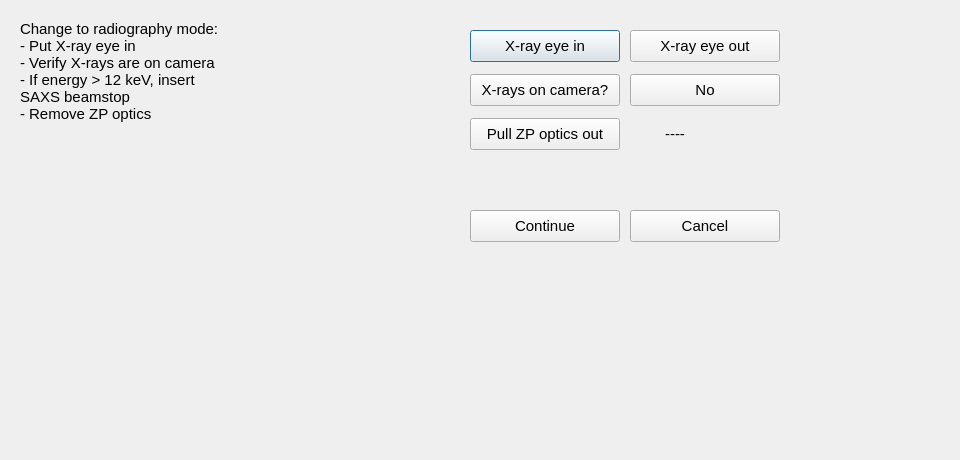
<?xml version="1.0" encoding="UTF-8"?>
<ui version="4.0">
 <class>SampleAlignmentDialog</class>
 <widget class="QDialog" name="SampleAlignmentDialog">
  <property name="geometry">
   <rect>
    <x>0</x>
    <y>0</y>
    <width>960</width>
    <height>460</height>
   </rect>
  </property>
  <property name="font">
   <font>
    <pointsize>11</pointsize>
   </font>
  </property>
  <property name="windowTitle">
   <string>Sample Alignment</string>
  </property>
  <widget class="QStackedWidget" name="stackedWidget">
   <property name="geometry">
    <rect>
     <x>10</x>
     <y>10</y>
     <width>940</width>
     <height>440</height>
    </rect>
   </property>
   <property name="font">
    <font>
     <pointsize>11</pointsize>
    </font>
   </property>
   <property name="currentIndex">
    <number>0</number>
   </property>

   <!-- ============ page 0: check radiography mode ============ -->
   <widget class="QWidget" name="page_radiography">
    <widget class="QLabel" name="lb_radio_instructions">
     <property name="geometry">
      <rect>
       <x>10</x>
       <y>10</y>
       <width>420</width>
       <height>220</height>
      </rect>
     </property>
     <property name="alignment">
      <set>Qt::AlignLeading|Qt::AlignLeft|Qt::AlignTop</set>
     </property>
     <property name="wordWrap">
      <bool>true</bool>
     </property>
     <property name="text">
      <string>Change to radiography mode:
- Put X-ray eye in
- Verify X-rays are on camera
- If energy &gt; 12 keV, insert
SAXS beamstop
- Remove ZP optics</string>
     </property>
    </widget>
    <widget class="QPushButton" name="pb_eye_in">
     <property name="geometry">
      <rect>
       <x>460</x>
       <y>20</y>
       <width>150</width>
       <height>32</height>
      </rect>
     </property>
     <property name="toolTip">
      <string>Insert the X-ray eye into the beam.</string>
     </property>
     <property name="text">
      <string>X-ray eye in</string>
     </property>
    </widget>
    <widget class="QPushButton" name="pb_eye_out">
     <property name="geometry">
      <rect>
       <x>620</x>
       <y>20</y>
       <width>150</width>
       <height>32</height>
      </rect>
     </property>
     <property name="toolTip">
      <string>Retract the X-ray eye out of the beam.</string>
     </property>
     <property name="text">
      <string>X-ray eye out</string>
     </property>
    </widget>
    <widget class="QPushButton" name="pb_xrays_ok">
     <property name="geometry">
      <rect>
       <x>460</x>
       <y>64</y>
       <width>150</width>
       <height>32</height>
      </rect>
     </property>
     <property name="toolTip">
      <string>Confirm X-rays are visible on the camera. Unlocks the rest of this page.</string>
     </property>
     <property name="text">
      <string>X-rays on camera?</string>
     </property>
    </widget>
    <widget class="QPushButton" name="pb_xrays_no">
     <property name="geometry">
      <rect>
       <x>620</x>
       <y>64</y>
       <width>150</width>
       <height>32</height>
      </rect>
     </property>
     <property name="toolTip">
      <string>No X-rays on the camera - show troubleshooting steps.</string>
     </property>
     <property name="text">
      <string>No</string>
     </property>
    </widget>
    <widget class="QPushButton" name="pb_zp_out">
     <property name="geometry">
      <rect>
       <x>460</x>
       <y>108</y>
       <width>150</width>
       <height>32</height>
      </rect>
     </property>
     <property name="toolTip">
      <string>Move the zone plate optics to their saved Out position.</string>
     </property>
     <property name="text">
      <string>Pull ZP optics out</string>
     </property>
    </widget>
    <widget class="QLabel" name="lb_zp_status">
     <property name="geometry">
      <rect>
       <x>620</x>
       <y>108</y>
       <width>90</width>
       <height>32</height>
      </rect>
     </property>
     <property name="alignment">
      <set>Qt::AlignCenter</set>
     </property>
     <property name="text">
      <string>----</string>
     </property>
    </widget>
    <widget class="QLabel" name="lb_zp_note">
     <property name="geometry">
      <rect>
       <x>460</x>
       <y>146</y>
       <width>440</width>
       <height>44</height>
      </rect>
     </property>
     <property name="alignment">
      <set>Qt::AlignLeading|Qt::AlignLeft|Qt::AlignTop</set>
     </property>
     <property name="wordWrap">
      <bool>true</bool>
     </property>
     <property name="text">
      <string/>
     </property>
    </widget>
    <widget class="QPushButton" name="pb_radio_continue">
     <property name="geometry">
      <rect>
       <x>460</x>
       <y>200</y>
       <width>150</width>
       <height>32</height>
      </rect>
     </property>
     <property name="text">
      <string>Continue</string>
     </property>
    </widget>
    <widget class="QPushButton" name="pb_radio_cancel">
     <property name="geometry">
      <rect>
       <x>620</x>
       <y>200</y>
       <width>150</width>
       <height>32</height>
      </rect>
     </property>
     <property name="toolTip">
      <string>Abandon the alignment and close this window.</string>
     </property>
     <property name="text">
      <string>Cancel</string>
     </property>
    </widget>
   </widget>

   <!-- ============ page 1: check movement safe ============ -->
   <widget class="QWidget" name="page_movement_safe">
    <widget class="QLabel" name="lb_movesafe_title">
     <property name="geometry">
      <rect>
       <x>10</x>
       <y>10</y>
       <width>700</width>
       <height>48</height>
      </rect>
     </property>
     <property name="alignment">
      <set>Qt::AlignLeading|Qt::AlignLeft|Qt::AlignTop</set>
     </property>
     <property name="wordWrap">
      <bool>true</bool>
     </property>
     <property name="text">
      <string>Check that moving the sample will not crash anything!
Move vertical and horizontal at least once.</string>
     </property>
    </widget>
    <widget class="QWidget" name="container_rows_movesafe" native="true">
     <property name="geometry">
      <rect>
       <x>10</x>
       <y>66</y>
       <width>281</width>
       <height>175</height>
      </rect>
     </property>
     <property name="font">
      <font>
       <pointsize>11</pointsize>
      </font>
     </property>
    </widget>
    <widget class="QLabel" name="lb_movesafe_question">
     <property name="geometry">
      <rect>
       <x>10</x>
       <y>252</y>
       <width>420</width>
       <height>24</height>
      </rect>
     </property>
     <property name="toolTip">
      <string>Fresh starts generally only happen at the beginning of an experiment</string>
     </property>
     <property name="text">
      <string>Is this a fresh start or a sample change?</string>
     </property>
    </widget>
    <widget class="QPushButton" name="pb_fresh_start">
     <property name="geometry">
      <rect>
       <x>10</x>
       <y>284</y>
       <width>150</width>
       <height>32</height>
      </rect>
     </property>
     <property name="text">
      <string>Fresh start</string>
     </property>
    </widget>
    <widget class="QPushButton" name="pb_sample_change">
     <property name="geometry">
      <rect>
       <x>170</x>
       <y>284</y>
       <width>150</width>
       <height>32</height>
      </rect>
     </property>
     <property name="text">
      <string>Sample change</string>
     </property>
    </widget>
    <widget class="QPushButton" name="pb_movesafe_cancel">
     <property name="geometry">
      <rect>
       <x>330</x>
       <y>284</y>
       <width>110</width>
       <height>32</height>
      </rect>
     </property>
     <property name="toolTip">
      <string>Abandon the alignment and close this window.</string>
     </property>
     <property name="text">
      <string>Cancel</string>
     </property>
    </widget>
   </widget>

   <!-- ============ page 2: roughly find sample center ============ -->
   <widget class="QWidget" name="page_rough_center">
    <widget class="QLabel" name="lb_rough_title">
     <property name="geometry">
      <rect>
       <x>10</x>
       <y>10</y>
       <width>760</width>
       <height>70</height>
      </rect>
     </property>
     <property name="alignment">
      <set>Qt::AlignLeading|Qt::AlignLeft|Qt::AlignTop</set>
     </property>
     <property name="wordWrap">
      <bool>true</bool>
     </property>
     <property name="text">
      <string>Now roughly find a sample position to align on:
- If the center of rotation is set, only use trans1/trans2!
- If the center of rotation is not set, set X to ~1.3 mm</string>
     </property>
    </widget>
    <widget class="QWidget" name="container_rows_rough" native="true">
     <property name="geometry">
      <rect>
       <x>10</x>
       <y>88</y>
       <width>371</width>
       <height>175</height>
      </rect>
     </property>
     <property name="font">
      <font>
       <pointsize>11</pointsize>
      </font>
     </property>
    </widget>
    <widget class="QPushButton" name="pb_rough_continue">
     <property name="geometry">
      <rect>
       <x>10</x>
       <y>274</y>
       <width>150</width>
       <height>32</height>
      </rect>
     </property>
     <property name="text">
      <string>Continue</string>
     </property>
    </widget>
    <widget class="QPushButton" name="pb_rough_cancel">
     <property name="geometry">
      <rect>
       <x>170</x>
       <y>274</y>
       <width>110</width>
       <height>32</height>
      </rect>
     </property>
     <property name="toolTip">
      <string>Abandon the alignment and close this window.</string>
     </property>
     <property name="text">
      <string>Cancel</string>
     </property>
    </widget>
   </widget>

   <!-- ============ page 3: set rotation ============ -->
   <widget class="QWidget" name="page_set_rotation">
    <widget class="QLabel" name="lb_setrot_title">
     <property name="geometry">
      <rect>
       <x>10</x>
       <y>10</y>
       <width>760</width>
       <height>48</height>
      </rect>
     </property>
     <property name="alignment">
      <set>Qt::AlignLeading|Qt::AlignLeft|Qt::AlignTop</set>
     </property>
     <property name="wordWrap">
      <bool>true</bool>
     </property>
     <property name="text">
      <string>Make a small step to verify rotating is safe.
Also set rotation angle to align with trans1/trans2 axes.</string>
     </property>
    </widget>
    <widget class="QWidget" name="container_rows_setrot" native="true">
     <property name="geometry">
      <rect>
       <x>10</x>
       <y>66</y>
       <width>281</width>
       <height>70</height>
      </rect>
     </property>
     <property name="font">
      <font>
       <pointsize>11</pointsize>
      </font>
     </property>
    </widget>
    <widget class="QPushButton" name="pb_setrot_continue">
     <property name="geometry">
      <rect>
       <x>10</x>
       <y>148</y>
       <width>150</width>
       <height>32</height>
      </rect>
     </property>
     <property name="text">
      <string>Continue</string>
     </property>
    </widget>
    <widget class="QPushButton" name="pb_setrot_cancel">
     <property name="geometry">
      <rect>
       <x>170</x>
       <y>148</y>
       <width>110</width>
       <height>32</height>
      </rect>
     </property>
     <property name="toolTip">
      <string>Abandon the alignment and close this window.</string>
     </property>
     <property name="text">
      <string>Cancel</string>
     </property>
    </widget>
   </widget>

   <!-- ============ page 4: check rotation safe ============ -->
   <widget class="QWidget" name="page_rotation_safe">
    <widget class="QLabel" name="lb_rotsafe_title">
     <property name="geometry">
      <rect>
       <x>10</x>
       <y>10</y>
       <width>760</width>
       <height>26</height>
      </rect>
     </property>
     <property name="text">
      <string>Check safe rotation range</string>
     </property>
    </widget>
    <widget class="QWidget" name="container_rows_rotsafe" native="true">
     <property name="geometry">
      <rect>
       <x>10</x>
       <y>44</y>
       <width>281</width>
       <height>70</height>
      </rect>
     </property>
     <property name="font">
      <font>
       <pointsize>11</pointsize>
      </font>
     </property>
    </widget>
    <widget class="QPushButton" name="pb_rot_360_ok">
     <property name="geometry">
      <rect>
       <x>10</x>
       <y>126</y>
       <width>170</width>
       <height>48</height>
      </rect>
     </property>
     <property name="text">
      <string>360 deg rotation OK
Continue</string>
     </property>
    </widget>
    <widget class="QPushButton" name="pb_set_low">
     <property name="geometry">
      <rect>
       <x>200</x>
       <y>126</y>
       <width>170</width>
       <height>32</height>
      </rect>
     </property>
     <property name="toolTip">
      <string>Copy the current phi angle into the lower soft limit.</string>
     </property>
     <property name="text">
      <string>Set lower softlimit</string>
     </property>
    </widget>
    <widget class="QLabel" name="lb_phi_low">
     <property name="geometry">
      <rect>
       <x>380</x>
       <y>126</y>
       <width>110</width>
       <height>32</height>
      </rect>
     </property>
     <property name="text">
      <string>-540</string>
     </property>
    </widget>
    <widget class="QPushButton" name="pb_set_high">
     <property name="geometry">
      <rect>
       <x>200</x>
       <y>166</y>
       <width>170</width>
       <height>32</height>
      </rect>
     </property>
     <property name="toolTip">
      <string>Copy the current phi angle into the upper soft limit.</string>
     </property>
     <property name="text">
      <string>Set upper softlimit</string>
     </property>
    </widget>
    <widget class="QLabel" name="lb_phi_high">
     <property name="geometry">
      <rect>
       <x>380</x>
       <y>166</y>
       <width>110</width>
       <height>32</height>
      </rect>
     </property>
     <property name="text">
      <string>540</string>
     </property>
    </widget>
    <widget class="QPushButton" name="pb_set_zero">
     <property name="geometry">
      <rect>
       <x>200</x>
       <y>206</y>
       <width>170</width>
       <height>32</height>
      </rect>
     </property>
     <property name="toolTip">
      <string>Copy the current phi angle in as the zero reference used to judge the safe arc.</string>
     </property>
     <property name="text">
      <string>Set angle 0</string>
     </property>
    </widget>
    <widget class="QLabel" name="lb_phi_zero">
     <property name="geometry">
      <rect>
       <x>380</x>
       <y>206</y>
       <width>110</width>
       <height>32</height>
      </rect>
     </property>
     <property name="text">
      <string>0</string>
     </property>
    </widget>
    <widget class="QLabel" name="lb_rotsafe_hint">
     <property name="geometry">
      <rect>
       <x>10</x>
       <y>186</y>
       <width>180</width>
       <height>60</height>
      </rect>
     </property>
     <property name="alignment">
      <set>Qt::AlignLeading|Qt::AlignLeft|Qt::AlignTop</set>
     </property>
     <property name="wordWrap">
      <bool>true</bool>
     </property>
     <property name="text">
      <string>Soft limits are not enforced on this page.</string>
     </property>
    </widget>
    <widget class="QPushButton" name="pb_rotsafe_continue">
     <property name="geometry">
      <rect>
       <x>10</x>
       <y>258</y>
       <width>150</width>
       <height>32</height>
      </rect>
     </property>
     <property name="text">
      <string>Continue</string>
     </property>
    </widget>
    <widget class="QPushButton" name="pb_rotsafe_cancel">
     <property name="geometry">
      <rect>
       <x>170</x>
       <y>258</y>
       <width>110</width>
       <height>32</height>
      </rect>
     </property>
     <property name="toolTip">
      <string>Abandon the alignment and close this window.</string>
     </property>
     <property name="text">
      <string>Cancel</string>
     </property>
    </widget>
   </widget>

   <!-- ====== page 5 (expert): find center + set rotation + check safe ====== -->
   <widget class="QWidget" name="page_position_and_rotation">
    <widget class="QLabel" name="lb_posrot_title">
     <property name="geometry">
      <rect>
       <x>10</x>
       <y>10</y>
       <width>900</width>
       <height>70</height>
      </rect>
     </property>
     <property name="alignment">
      <set>Qt::AlignLeading|Qt::AlignLeft|Qt::AlignTop</set>
     </property>
     <property name="wordWrap">
      <bool>true</bool>
     </property>
     <property name="text">
      <string>Roughly find a sample position to align on, then verify rotating is safe.
- If the center of rotation is set, only use trans1/trans2, otherwise set X to ~1.3 mm
- Set the rotation angle to align with the trans1/trans2 axes, then check the safe range</string>
     </property>
    </widget>
    <widget class="QWidget" name="container_rows_posrot" native="true">
     <property name="geometry">
      <rect>
       <x>10</x>
       <y>88</y>
       <width>371</width>
       <height>210</height>
      </rect>
     </property>
     <property name="font">
      <font>
       <pointsize>11</pointsize>
      </font>
     </property>
    </widget>
    <widget class="QPushButton" name="pb_x_rot_360_ok">
     <property name="geometry">
      <rect>
       <x>420</x>
       <y>88</y>
       <width>170</width>
       <height>48</height>
      </rect>
     </property>
     <property name="text">
      <string>360 deg rotation OK
Continue</string>
     </property>
    </widget>
    <widget class="QPushButton" name="pb_x_set_low">
     <property name="geometry">
      <rect>
       <x>420</x>
       <y>146</y>
       <width>170</width>
       <height>32</height>
      </rect>
     </property>
     <property name="toolTip">
      <string>Copy the current phi angle into the lower soft limit.</string>
     </property>
     <property name="text">
      <string>Set lower softlimit</string>
     </property>
    </widget>
    <widget class="QLabel" name="lb_x_phi_low">
     <property name="geometry">
      <rect>
       <x>600</x>
       <y>146</y>
       <width>110</width>
       <height>32</height>
      </rect>
     </property>
     <property name="text">
      <string>-540</string>
     </property>
    </widget>
    <widget class="QPushButton" name="pb_x_set_high">
     <property name="geometry">
      <rect>
       <x>420</x>
       <y>186</y>
       <width>170</width>
       <height>32</height>
      </rect>
     </property>
     <property name="toolTip">
      <string>Copy the current phi angle into the upper soft limit.</string>
     </property>
     <property name="text">
      <string>Set upper softlimit</string>
     </property>
    </widget>
    <widget class="QLabel" name="lb_x_phi_high">
     <property name="geometry">
      <rect>
       <x>600</x>
       <y>186</y>
       <width>110</width>
       <height>32</height>
      </rect>
     </property>
     <property name="text">
      <string>540</string>
     </property>
    </widget>
    <widget class="QPushButton" name="pb_x_set_zero">
     <property name="geometry">
      <rect>
       <x>420</x>
       <y>226</y>
       <width>170</width>
       <height>32</height>
      </rect>
     </property>
     <property name="toolTip">
      <string>Copy the current phi angle in as the zero reference used to judge the safe arc.</string>
     </property>
     <property name="text">
      <string>Set angle 0</string>
     </property>
    </widget>
    <widget class="QLabel" name="lb_x_phi_zero">
     <property name="geometry">
      <rect>
       <x>600</x>
       <y>226</y>
       <width>110</width>
       <height>32</height>
      </rect>
     </property>
     <property name="text">
      <string>0</string>
     </property>
    </widget>
    <widget class="QLabel" name="lb_posrot_hint">
     <property name="geometry">
      <rect>
       <x>420</x>
       <y>266</y>
       <width>360</width>
       <height>30</height>
      </rect>
     </property>
     <property name="wordWrap">
      <bool>true</bool>
     </property>
     <property name="text">
      <string>Soft limits are not enforced on this page.</string>
     </property>
    </widget>
    <widget class="QPushButton" name="pb_posrot_continue">
     <property name="geometry">
      <rect>
       <x>10</x>
       <y>310</y>
       <width>150</width>
       <height>32</height>
      </rect>
     </property>
     <property name="text">
      <string>Continue</string>
     </property>
    </widget>
    <widget class="QPushButton" name="pb_posrot_cancel">
     <property name="geometry">
      <rect>
       <x>170</x>
       <y>310</y>
       <width>110</width>
       <height>32</height>
      </rect>
     </property>
     <property name="toolTip">
      <string>Abandon the alignment and close this window.</string>
     </property>
     <property name="text">
      <string>Cancel</string>
     </property>
    </widget>
   </widget>

   <!-- ============ page 6: set first trans ============ -->
   <widget class="QWidget" name="page_first_trans">
    <widget class="QLabel" name="lb_firsttrans_title">
     <property name="geometry">
      <rect>
       <x>10</x>
       <y>10</y>
       <width>820</width>
       <height>48</height>
      </rect>
     </property>
     <property name="alignment">
      <set>Qt::AlignLeading|Qt::AlignLeft|Qt::AlignTop</set>
     </property>
     <property name="wordWrap">
      <bool>true</bool>
     </property>
     <property name="text">
      <string>Set horizontal trans stage to bring sample to the center of rotation.
Be sure to figure out which stage is horizontal!</string>
     </property>
    </widget>
    <widget class="QWidget" name="container_rows_firsttrans" native="true">
     <property name="geometry">
      <rect>
       <x>10</x>
       <y>66</y>
       <width>281</width>
       <height>140</height>
      </rect>
     </property>
     <property name="font">
      <font>
       <pointsize>11</pointsize>
      </font>
     </property>
    </widget>
    <widget class="QPushButton" name="pb_first_trans1">
     <property name="geometry">
      <rect>
       <x>10</x>
       <y>218</y>
       <width>210</width>
       <height>32</height>
      </rect>
     </property>
     <property name="text">
      <string>Continue: trans1 horizontal</string>
     </property>
    </widget>
    <widget class="QPushButton" name="pb_first_trans2">
     <property name="geometry">
      <rect>
       <x>230</x>
       <y>218</y>
       <width>210</width>
       <height>32</height>
      </rect>
     </property>
     <property name="text">
      <string>Continue: trans2 horizontal</string>
     </property>
    </widget>
    <widget class="QPushButton" name="pb_firsttrans_cancel">
     <property name="geometry">
      <rect>
       <x>450</x>
       <y>218</y>
       <width>110</width>
       <height>32</height>
      </rect>
     </property>
     <property name="toolTip">
      <string>Abandon the alignment and close this window.</string>
     </property>
     <property name="text">
      <string>Cancel</string>
     </property>
    </widget>
   </widget>

   <!-- ============ page 7: set second trans ============ -->
   <widget class="QWidget" name="page_second_trans">
    <widget class="QLabel" name="lb_secondtrans_title">
     <property name="geometry">
      <rect>
       <x>10</x>
       <y>10</y>
       <width>820</width>
       <height>70</height>
      </rect>
     </property>
     <property name="alignment">
      <set>Qt::AlignLeading|Qt::AlignLeft|Qt::AlignTop</set>
     </property>
     <property name="wordWrap">
      <bool>true</bool>
     </property>
     <property name="text">
      <string>Set upstream/downstream trans stage to bring sample to the center of rotation.
Make a small angle step and adjust trans stage to bring back to center</string>
     </property>
    </widget>
    <widget class="QWidget" name="container_rows_secondtrans" native="true">
     <property name="geometry">
      <rect>
       <x>10</x>
       <y>88</y>
       <width>281</width>
       <height>105</height>
      </rect>
     </property>
     <property name="font">
      <font>
       <pointsize>11</pointsize>
      </font>
     </property>
    </widget>
    <widget class="QPushButton" name="pb_second_finish">
     <property name="geometry">
      <rect>
       <x>10</x>
       <y>206</y>
       <width>170</width>
       <height>32</height>
      </rect>
     </property>
     <property name="text">
      <string>Finished alignment</string>
     </property>
    </widget>
    <widget class="QPushButton" name="pb_secondtrans_cancel">
     <property name="geometry">
      <rect>
       <x>190</x>
       <y>206</y>
       <width>110</width>
       <height>32</height>
      </rect>
     </property>
     <property name="toolTip">
      <string>Abandon the alignment and close this window.</string>
     </property>
     <property name="text">
      <string>Cancel</string>
     </property>
    </widget>
   </widget>

   <!-- ============ page 8 (expert): set both trans ============ -->
   <widget class="QWidget" name="page_trans_both">
    <widget class="QLabel" name="lb_transboth_title">
     <property name="geometry">
      <rect>
       <x>10</x>
       <y>10</y>
       <width>900</width>
       <height>90</height>
      </rect>
     </property>
     <property name="alignment">
      <set>Qt::AlignLeading|Qt::AlignLeft|Qt::AlignTop</set>
     </property>
     <property name="wordWrap">
      <bool>true</bool>
     </property>
     <property name="text">
      <string>Set the horizontal trans stage to bring the sample to the center of rotation, using the 180 deg phi step.
Then mark which stage was horizontal, reduce the phi step, and use the other trans stage:
make a small angle step and adjust it to bring the sample back to center.</string>
     </property>
    </widget>
    <widget class="QWidget" name="container_rows_transboth" native="true">
     <property name="geometry">
      <rect>
       <x>10</x>
       <y>108</y>
       <width>281</width>
       <height>140</height>
      </rect>
     </property>
     <property name="font">
      <font>
       <pointsize>11</pointsize>
      </font>
     </property>
    </widget>
    <widget class="QLabel" name="lb_transboth_prompt">
     <property name="geometry">
      <rect>
       <x>320</x>
       <y>108</y>
       <width>180</width>
       <height>24</height>
      </rect>
     </property>
     <property name="text">
      <string>Horizontal motor is:</string>
     </property>
    </widget>
    <widget class="QPushButton" name="pb_both_trans1">
     <property name="geometry">
      <rect>
       <x>320</x>
       <y>138</y>
       <width>110</width>
       <height>32</height>
      </rect>
     </property>
     <property name="toolTip">
      <string>Record trans1 as the horizontal stage.</string>
     </property>
     <property name="text">
      <string>trans1</string>
     </property>
    </widget>
    <widget class="QPushButton" name="pb_both_trans2">
     <property name="geometry">
      <rect>
       <x>440</x>
       <y>138</y>
       <width>110</width>
       <height>32</height>
      </rect>
     </property>
     <property name="toolTip">
      <string>Record trans2 as the horizontal stage.</string>
     </property>
     <property name="text">
      <string>trans2</string>
     </property>
    </widget>
    <widget class="QPushButton" name="pb_both_finish">
     <property name="geometry">
      <rect>
       <x>10</x>
       <y>260</y>
       <width>170</width>
       <height>32</height>
      </rect>
     </property>
     <property name="text">
      <string>Finished alignment</string>
     </property>
    </widget>
    <widget class="QPushButton" name="pb_transboth_cancel">
     <property name="geometry">
      <rect>
       <x>190</x>
       <y>260</y>
       <width>110</width>
       <height>32</height>
      </rect>
     </property>
     <property name="toolTip">
      <string>Abandon the alignment and close this window.</string>
     </property>
     <property name="text">
      <string>Cancel</string>
     </property>
    </widget>
   </widget>

   <!-- ============ page 9: is the center of rotation known? ============ -->
   <widget class="QWidget" name="page_cor_known">
    <widget class="QLabel" name="lb_cor_title">
     <property name="geometry">
      <rect>
       <x>10</x>
       <y>10</y>
       <width>820</width>
       <height>30</height>
      </rect>
     </property>
     <property name="text">
      <string>Is the center of rotation identified on the X-ray eye?</string>
     </property>
    </widget>
    <widget class="QPushButton" name="pb_cor_yes">
     <property name="geometry">
      <rect>
       <x>10</x>
       <y>58</y>
       <width>150</width>
       <height>32</height>
      </rect>
     </property>
     <property name="text">
      <string>Yes, continue</string>
     </property>
    </widget>
    <widget class="QPushButton" name="pb_cor_no">
     <property name="geometry">
      <rect>
       <x>170</x>
       <y>58</y>
       <width>110</width>
       <height>32</height>
      </rect>
     </property>
     <property name="text">
      <string>No</string>
     </property>
    </widget>
    <widget class="QPushButton" name="pb_cor_cancel">
     <property name="geometry">
      <rect>
       <x>290</x>
       <y>58</y>
       <width>110</width>
       <height>32</height>
      </rect>
     </property>
     <property name="toolTip">
      <string>Abandon the alignment and close this window.</string>
     </property>
     <property name="text">
      <string>Cancel</string>
     </property>
    </widget>
   </widget>

   <!-- ============ page 10: set trans with small angles ============ -->
   <widget class="QWidget" name="page_small_angle_trans">
    <widget class="QLabel" name="lb_smallangle_title">
     <property name="geometry">
      <rect>
       <x>10</x>
       <y>10</y>
       <width>900</width>
       <height>90</height>
      </rect>
     </property>
     <property name="alignment">
      <set>Qt::AlignLeading|Qt::AlignLeft|Qt::AlignTop</set>
     </property>
     <property name="wordWrap">
      <bool>true</bool>
     </property>
     <property name="text">
      <string>First set horizontal trans to center of rotation.
Then rotate a small step with phi and bring the sample
back to the center with the upstream/downstream trans motor.</string>
     </property>
    </widget>
    <widget class="QWidget" name="container_rows_smallangle" native="true">
     <property name="geometry">
      <rect>
       <x>10</x>
       <y>108</y>
       <width>281</width>
       <height>140</height>
      </rect>
     </property>
     <property name="font">
      <font>
       <pointsize>11</pointsize>
      </font>
     </property>
    </widget>
    <widget class="QPushButton" name="pb_small_finish">
     <property name="geometry">
      <rect>
       <x>10</x>
       <y>260</y>
       <width>170</width>
       <height>32</height>
      </rect>
     </property>
     <property name="text">
      <string>Finished alignment</string>
     </property>
    </widget>
    <widget class="QPushButton" name="pb_smallangle_cancel">
     <property name="geometry">
      <rect>
       <x>190</x>
       <y>260</y>
       <width>110</width>
       <height>32</height>
      </rect>
     </property>
     <property name="toolTip">
      <string>Abandon the alignment and close this window.</string>
     </property>
     <property name="text">
      <string>Cancel</string>
     </property>
    </widget>
   </widget>

   <!-- ============ page 11: iterative alignment ============ -->
   <widget class="QWidget" name="page_iterative">
    <widget class="QLabel" name="lb_iter_script">
     <property name="geometry">
      <rect>
       <x>10</x>
       <y>10</y>
       <width>520</width>
       <height>390</height>
      </rect>
     </property>
     <property name="alignment">
      <set>Qt::AlignLeading|Qt::AlignLeft|Qt::AlignTop</set>
     </property>
     <property name="wordWrap">
      <bool>true</bool>
     </property>
     <property name="textFormat">
      <enum>Qt::RichText</enum>
     </property>
     <property name="text">
      <string/>
     </property>
    </widget>
    <widget class="QWidget" name="container_rows_iter" native="true">
     <property name="geometry">
      <rect>
       <x>550</x>
       <y>10</y>
       <width>281</width>
       <height>175</height>
      </rect>
     </property>
     <property name="font">
      <font>
       <pointsize>11</pointsize>
      </font>
     </property>
    </widget>
    <widget class="QLabel" name="lb_iter_prompt">
     <property name="geometry">
      <rect>
       <x>550</x>
       <y>200</y>
       <width>200</width>
       <height>24</height>
      </rect>
     </property>
     <property name="text">
      <string>Horizontal motor is:</string>
     </property>
    </widget>
    <widget class="QPushButton" name="pb_iter_a">
     <property name="geometry">
      <rect>
       <x>550</x>
       <y>230</y>
       <width>190</width>
       <height>32</height>
      </rect>
     </property>
     <property name="text">
      <string>trans1</string>
     </property>
    </widget>
    <widget class="QPushButton" name="pb_iter_b">
     <property name="geometry">
      <rect>
       <x>750</x>
       <y>230</y>
       <width>140</width>
       <height>32</height>
      </rect>
     </property>
     <property name="text">
      <string>trans2</string>
     </property>
    </widget>
    <widget class="QPushButton" name="pb_iter_back">
     <property name="geometry">
      <rect>
       <x>550</x>
       <y>286</y>
       <width>150</width>
       <height>32</height>
      </rect>
     </property>
     <property name="text">
      <string>Back one step</string>
     </property>
    </widget>
    <widget class="QPushButton" name="pb_iter_finish">
     <property name="geometry">
      <rect>
       <x>710</x>
       <y>286</y>
       <width>110</width>
       <height>32</height>
      </rect>
     </property>
     <property name="text">
      <string>Finished!</string>
     </property>
    </widget>
    <widget class="QPushButton" name="pb_iter_cancel">
     <property name="geometry">
      <rect>
       <x>830</x>
       <y>286</y>
       <width>100</width>
       <height>32</height>
      </rect>
     </property>
     <property name="toolTip">
      <string>Abandon the alignment and close this window.</string>
     </property>
     <property name="text">
      <string>Cancel</string>
     </property>
    </widget>
   </widget>

   <!-- ============ page 12: change sample ============ -->
   <widget class="QWidget" name="page_change_sample">
    <widget class="QLabel" name="lb_change_title">
     <property name="geometry">
      <rect>
       <x>10</x>
       <y>10</y>
       <width>900</width>
       <height>110</height>
      </rect>
     </property>
     <property name="alignment">
      <set>Qt::AlignLeading|Qt::AlignLeft|Qt::AlignTop</set>
     </property>
     <property name="wordWrap">
      <bool>true</bool>
     </property>
     <property name="text">
      <string>This sample cannot be rotated far enough to align it.

A full alignment needs a 180 deg rotation, and the safe range you set does not reach that far from the zero angle. Change the sample (or its mounting) so it clears the surrounding hardware through a wider angle, then start over.</string>
     </property>
    </widget>
    <widget class="QPushButton" name="pb_start_over">
     <property name="geometry">
      <rect>
       <x>10</x>
       <y>136</y>
       <width>150</width>
       <height>32</height>
      </rect>
     </property>
     <property name="text">
      <string>Start over</string>
     </property>
    </widget>
    <widget class="QPushButton" name="pb_change_cancel">
     <property name="geometry">
      <rect>
       <x>170</x>
       <y>136</y>
       <width>110</width>
       <height>32</height>
      </rect>
     </property>
     <property name="toolTip">
      <string>Close this window.</string>
     </property>
     <property name="text">
      <string>Close</string>
     </property>
    </widget>
   </widget>

  </widget>
 </widget>
 <resources/>
 <connections/>
</ui>
